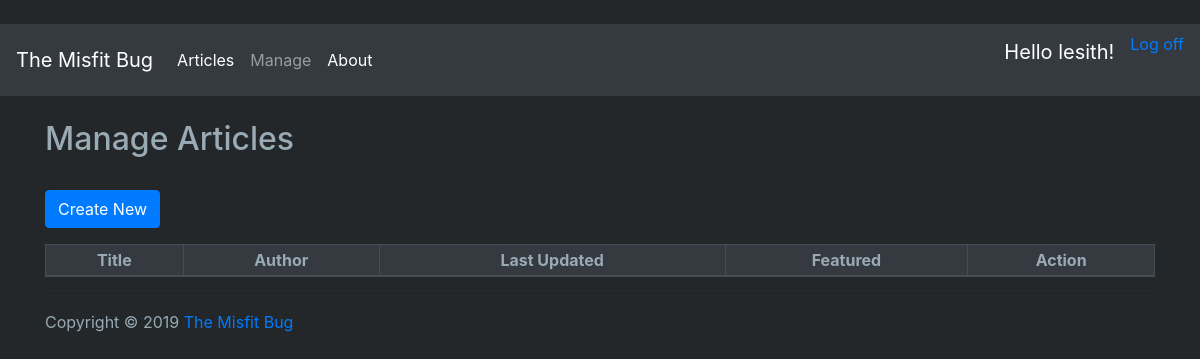
Before: /articles/edit/ (signed in) with the older database file.
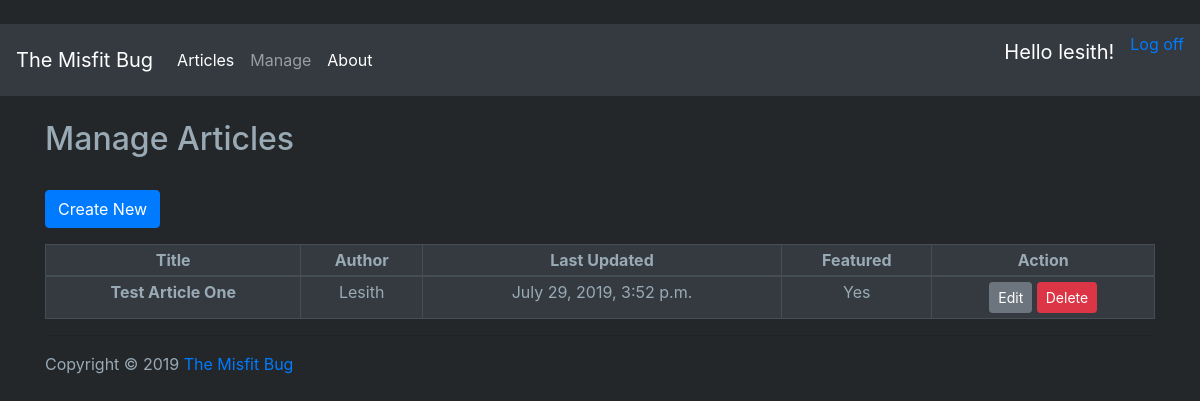
After: the same page with the newer database file.
### articles/models.py (models this page shows, shortened)
class Article(models.Model):
    title = models.CharField(max_length=50)
    body = HTMLField()  # TinyMCE Rich Text Field
    author = models.ForeignKey(User, default=None, on_delete=models.CASCADE)    # From Django User Management
    image = models.ImageField(default='default.png', blank=True, upload_to=get_image_path)
    last_updated = models.DateTimeField(auto_now=True)
    ACTIVE_INACTIVE_CHOICES = [
    (True, 'Active'),
    (False, 'Inactive'),
    ]
    featured = models.BooleanField(
        choices=ACTIVE_INACTIVE_CHOICES,
        default=True,
    )

### articles/views.py (the view)
# urls.py: path('articles/edit/', views.ArticleEditListView.as_view(), name='article_edit_list'),
@method_decorator(login_required(login_url='/login/'), name='dispatch')
class ArticleEditListView(ListView):
    model = models.Article
    template_name = 'article_edit_list.html'
    paginate_by = 10  # Pagination

### templates/article_edit_list.html (shortened to what this page needs)
{% extends 'base.html' %}
{% block content %}
    <br />
    <h2>Manage Articles</h2>
    <br />
    <p><a href="{% url 'article_create' %}" class="btn btn-primary btn-large">Create New</a></p>
    <table class="table table-bordered table-hover table-sm table-dark" style="text-align:center">
        <thead>
            <tr>
                <th scope="col">Title</th>
                <th scope="col">Author</th>
                <th scope="col">Last Updated</th>
                <th scope="col">Featured</th>
                <th scope="col">Action</th>
            </tr>
        </thead>
        {% for article in object_list %}
        <tbody>
            <tr>
                <th scope="row">{{ article.title }}</th>
                <td>{{ article.author|capfirst }}</td>
                <td>{{ article.last_updated }}</td>
                {% if article.featured == True %}
                    <td>Yes</td>
                {% else %}
                    <td>No</td>
                {% endif %}
                <td>
                    <div>
                        <a href="{% url 'article_update' pk=article.pk %}"><button type="button" class="btn btn-secondary btn-sm">Edit</button></a>
                        <a href="{% url 'article_delete' pk=article.pk %}"><button type="button" class="btn btn-danger btn-sm">Delete</button></a>
                    </div>
                </td>
            </tr>
        </tbody>
        {% endfor %}
    </table>
{% endblock %}

Changed rows visible on the page:
added Article: title "Test Article One", author "Lesith", last_updated "July 29, 2019, 3:52 p.m.", featured "Yes"
